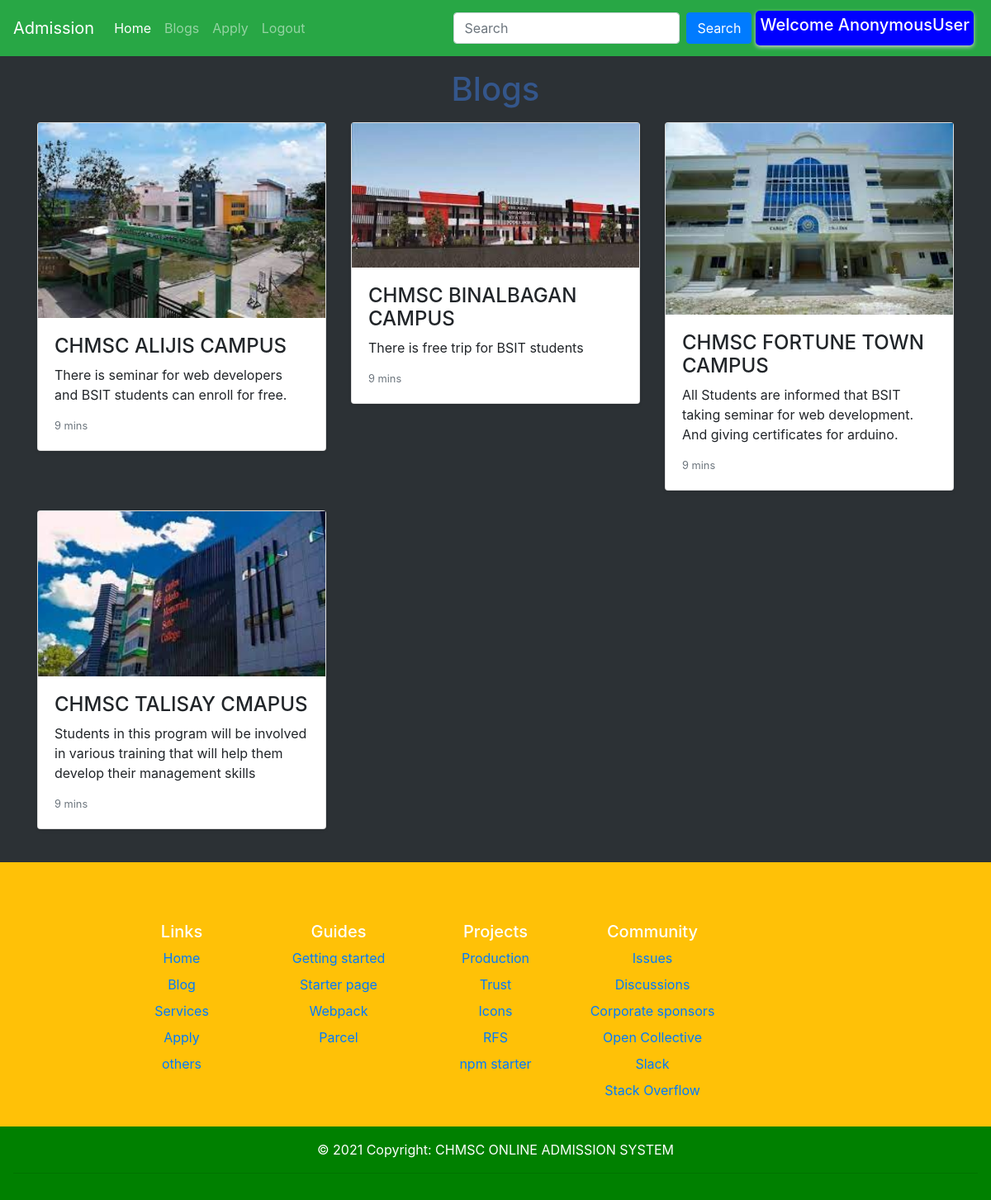
Page /blog on the committed database.
### home/models.py (models this page shows)
class Destination(models.Model):
    name = models.CharField(max_length=100)
    img = models.ImageField(upload_to='pics')
    desc = models.TextField()

### home/views.py (the view)
# urls.py: path('blog', views.blog, name='blog'),
def blog(request):
    dests = Destination.objects.all()
    return render(request,"blog.html", {'dests' : dests})

### templates/blog.html (shortened to what this page needs)
{% extends 'base.html' %}
{% block body %}
<div class="container my-3">
<h1 class="my-3 text-center" style = 'color: #34568B'>Blogs</h1>
      <div class="row">
      {% for dest in dests%}
        <div class="col-md-4">
          <div class="card mb-4 shadow-sm">
              <img src={{dest.img.url}} class="d-block w-130" alt="...">
              <div class="card-body">
              <h4>{{dest.name}}</h4>
              <p class="card-text">{{dest.desc}}</p>
              <div class="d-flex justify-content-between align-items-center">
                <small class="text-muted">9 mins</small>
              </div>
            </div>
          </div>
        </div>
        {% endfor %}
      </div>
      </div>
{% endblock body %}

### templates/base.html (shortened to what this page needs)
<!doctype html>
<html lang="en">
<head>
  <link rel="stylesheet" href="https://stackpath.bootstrapcdn.com/bootstrap/4.5.2/css/bootstrap.min.css"
>
  <link rel="stylesheet" href="https://use.fontawesome.com/releases/v5.9.0/css/all.css">
</head>
<body>
  <nav class="navbar navbar-expand-lg navbar-dark bg-success">
    <a class="navbar-brand" href="#">Admission</a>
    <div class="collapse navbar-collapse" id="navbarSupportedContent">
      <ul class="navbar-nav mr-auto">
        <li class="nav-item active">
          <a class="nav-link" href="/">Home <span class="sr-only">(current)</span></a>
        </li>
        <li class="nav-item">
          <a class="nav-link" href="/blog">Blogs</a>
        </li>
        <li class="nav-item">
          <a class="nav-link" href="/contact">Apply</a>
        </li>
        <li class="nav-item">
            <a class="nav-link" href="/logout">Logout</a>
        </li>
      </ul>
      <form class="form-inline my-2 my-lg-0">
        <input class="form-control mr-sm-2" type="search" placeholder="Search" aria-label="Search">
        <button class="btn btn-primary my-2 my-sm-0" type="submit">Search</button>
      </form>
      <div class="BlogCard">
    <h5 style = 'color: white;'> Welcome {{request.user}} </h5>
    </div>
    </div>
  </nav>
  {% block body %}{% endblock body %}
  <footer class="bg-warning text-center text-white">
    <div class="container p-4 pb-0">
    </div>
  <div class="container ">
    <div class="row">
      <div class="col-6 col-lg-2 offset-lg-1 mb-3">
        <h5>Links</h5>
        <ul class="list-unstyled">
          <li class="mb-2"><a href="/">Home</a></li>
          <li class="mb-2"><a href="/blog">Blog</a></li>
          <li class="mb-2"><a href="#">Services</a></li>
          <li class="mb-2"><a href="/contact">Apply</a></li>
          <li class="mb-2"><a href="#">others</a></li>
        </ul>
      </div>
      <div class="col-6 col-lg-2 mb-3">
        <h5>Guides</h5>
        <ul class="list-unstyled">
          <li class="mb-2"><a href="#">Getting started</a></li>
          <li class="mb-2"><a href="#">Starter page</a></li>
          <li class="mb-2"><a href="#">Webpack</a></li>
          <li class="mb-2"><a href="#">Parcel</a></li>
        </ul>
      </div>
      <div class="col-6 col-lg-2 mb-3">
        <h5>Projects</h5>
        <ul class="list-unstyled">
          <li class="mb-2"><a href="#">Production</a></li>
          <li class="mb-2"><a href="#">Trust</a></li>
          <li class="mb-2"><a href="#">Icons</a></li>
          <li class="mb-2"><a href="#">RFS</a></li>
          <li class="mb-2"><a href="#">npm starter</a></li>
        </ul>
      </div>
      <div class="col-6 col-lg-2 mb-3">
        <h5>Community</h5>
        <ul class="list-unstyled">
          <li class="mb-2"><a href="#">Issues</a></li>
          <li class="mb-2"><a href="#">Discussions</a></li>
          <li class="mb-2"><a href="#">Corporate sponsors</a></li>
          <li class="mb-2"><a href="#">Open Collective</a></li>
          <li class="mb-2"><a href="#">Slack</a></li>
          <li class="mb-2"><a href="#">Stack Overflow</a></li>
        </ul>
      </div>
    </div>
  </div>
    <div class="text-center p-3" style="background-color: GREEN;">
      © 2021 Copyright:
      <a class="text-white">CHMSC ONLINE ADMISSION SYSTEM </a>
      <hr></hr>
    </div>
  </footer>
</body>
</html>

### rows in the picture
Destination: img (picture), name "CHMSC ALIJIS CAMPUS", desc "There is seminar for web developers and BSIT students can enroll for free."
Destination: img (picture), name "CHMSC BINALBAGAN CAMPUS", desc "There is free trip for BSIT students"
Destination: img (picture), name "CHMSC FORTUNE TOWN CAMPUS", desc "All Students are informed that BSIT taking seminar for web development. And giving certificates for arduino."
Destination: img (picture), name "CHMSC TALISAY CMAPUS", desc "Students in this program will be involved in various training that will help them develop their management skills"

### other values in the picture
{{ request.user }} "AnonymousUser"
